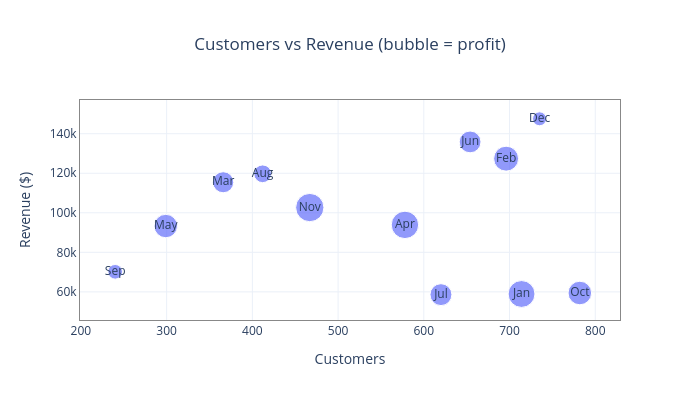

Notebook cell for this chart:
### Markdown cell above
## 4. Scatter plot — `kind='scatter'`

### Code cell
avr.plot(
    df_sales, 'scatter',
    x='customers', y='revenue',
    size='profit', text='month',
    title='Customers vs Revenue (bubble = profit)',
    labels={'customers': 'Customers', 'revenue': 'Revenue ($)'},
)

### Figure 1 — Plotly figure (JSON) as saved in the notebook; plotly's stock layout.template omitted (floating-point values rounded to 4 significant figures)
{"data": [{"hovertemplate": "Customers=%{x}<br>Revenue ($)=%{y}<br>profit=%{marker.size}<br>month=%{text}<extra></extra>", "legendgroup": "", "marker": {"color": "#636efa", "size": [49078, 42193, 30120, 51138, 37271, 32170, 32522, 21361, 14606, 37729, 54394, 13190], "sizemode": "area", "sizeref": 136.0, "symbol": "circle"}, "mode": "markers+text", "name": "", "orientation": "v", "showlegend": false, "text": ["Jan", "Feb", "Mar", "Apr", "May", "Jun", "Jul", "Aug", "Sep", "Oct", "Nov", "Dec"], "type": "scatter", "x": [714, 696, 366, 578, 299, 654, 620, 412, 240, 782, 467, 735], "xaxis": "x", "y": [58925, 127395, 115457, 93887, 93301, 135859, 58594, 119736, 70146, 59417, 102647, 147562], "yaxis": "y"}], "layout": {"height": 400, "legend": {"itemsizing": "constant", "tracegroupgap": 0}, "title": {"text": "Customers vs Revenue (bubble = profit)", "x": 0.5}, "width": 700, "xaxis": {"anchor": "y", "domain": [0, 1], "linecolor": "#888888", "linewidth": 1, "mirror": true, "showline": true, "title": {"text": "Customers"}}, "yaxis": {"anchor": "x", "domain": [0, 1], "linecolor": "#888888", "linewidth": 1, "mirror": true, "showline": true, "title": {"text": "Revenue ($)"}}}}
